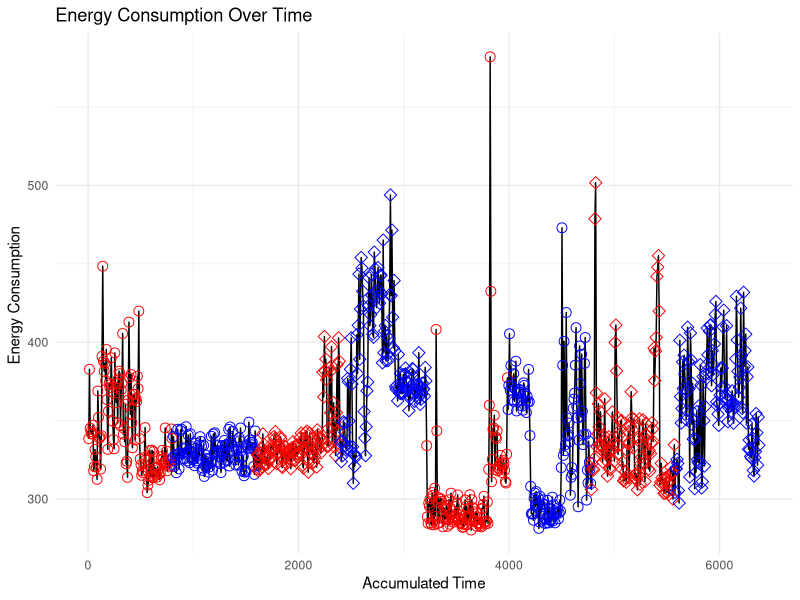
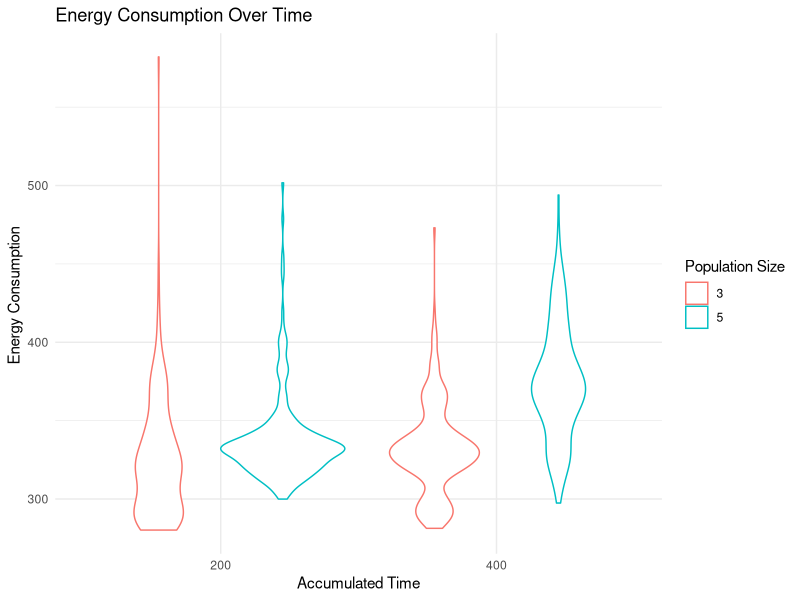
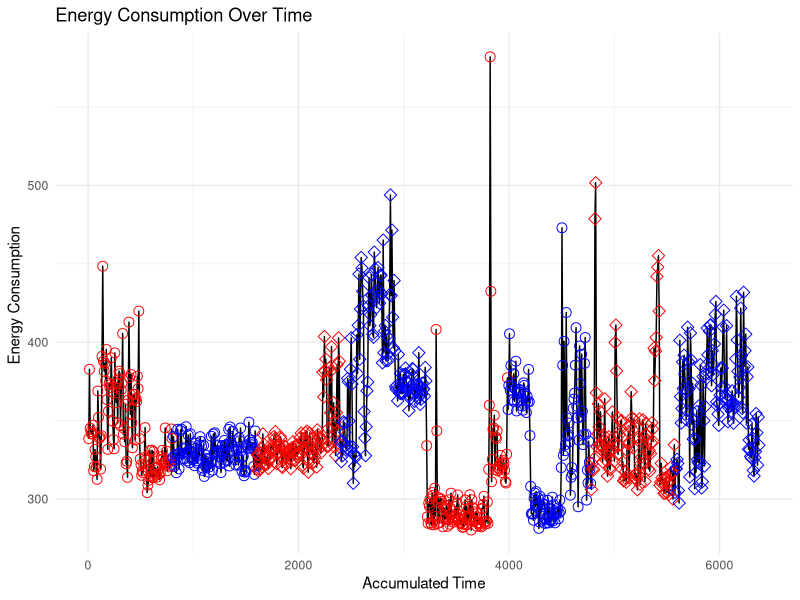

These charts were generated, in order, by the following R code: (Note: this script raises an error after producing the figures.)
data_1 <- read.csv("data/evoapps-1.11.7-baseline-bna-baseline-16-Oct-11-08-20.csv")
data_2 <- read.csv("data/evoapps-1.11.7-baseline-bna-baseline-2-19-Oct-19-25-31.csv")

data_1$group <- "1"
data_2$group <- "2"

data <- rbind(data_1, data_2)

data$accumulated_time <- cumsum(data$seconds)
library(ggplot2)

data$color <- ifelse(data$population_size == 200, "red", "blue")
data$shape <- ifelse(data$dimension == 3, 21,23)
ggplot(data, aes(x = accumulated_time, y = PKG)) +
  geom_line() + geom_point(color=data$color, shape=data$shape,size=3) +
  labs(
    title = "Energy Consumption Over Time",
    x = "Accumulated Time",
    y = "Energy Consumption "
  ) +
  theme_minimal()
ggsave("plots/energy-consumption-over-time-2.png", width=8, height=6)

ggplot(data, aes(x = factor(population_size), y = PKG, color=factor(dimension))) +
  geom_violin() +
  labs(
    title = "Energy Consumption Over Time",
    x = "Accumulated Time",
    y = "Energy Consumption ",
    color = "Population Size",
    shape = "Dimension"
  ) +
  theme_minimal()

library(dplyr)
summary_data <- data %>%
  group_by(population_size, dimension) %>%
  summarise(
    mean_PKG = mean(PKG),
    median_PKG = median(PKG),
    sd_PKG = sd(PKG),
    trimmed_PKG = mean(PKG, trim = 0.2)
  )

saveRDS(summary_data, "plots/energy-summary-data.rds")
saveRDS(data, "plots/energy-full-data.rds")
